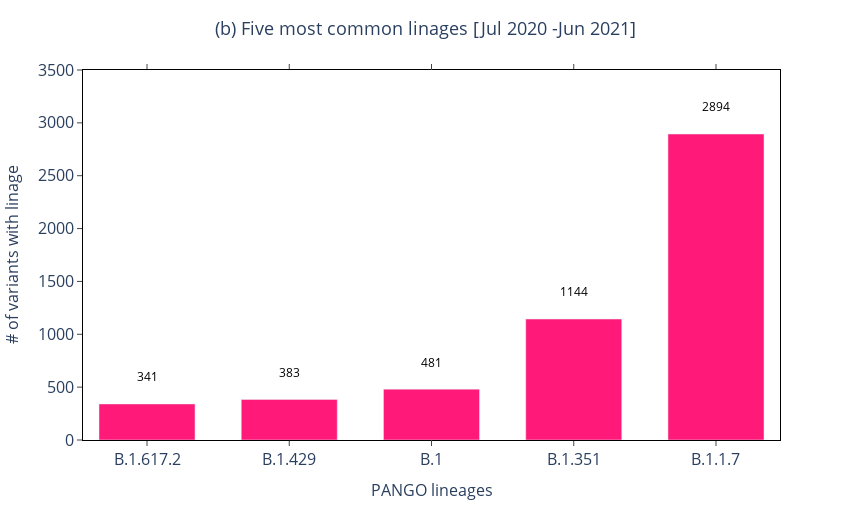

Notebook code cell kept with this figure:
### Code cell
import plotly.graph_objects as go
import plotly.tools as tls
from plotly.offline import plot, iplot, init_notebook_mode
from IPython.core.display import display, HTML
import pandas as pd
import numpy as np

init_notebook_mode(connected = True)
config={'showLink': False, 'displayModeBar': False}


labels_full = []
values_full = []
for i in reversed(c):
    label = i[0]
    value = i[1]
    labels_full.append(label)
    values_full.append(value)
    
# print(labels_full)
# print(values_full)


figb = go.Figure(data=[
    go.Bar(name='GISAID data', 
           x=labels_full, 
           y=values_full,
           marker_color="rgb(255, 25, 120)", 
           text = values_full,
           textposition = 'outside',
           texttemplate='%{text}<br> ',
           textfont=dict(
               size=12,
               color="black"),
           hovertemplate = "<b> Linage: </b> <i> %{x} </i>, <br><b> # variants: </b> <i> %{y} </i> <br>")
])


figb.update_layout(title = '(b) Five most common linages [Jul 2020 -Jun 2021]',
                  title_x = 0.5, 
                  xaxis_title='PANGO lineages',
                  xaxis=dict(range=[-0.45,4.45], 
                             mirror='all',
                             ticks='outside',
                             showline=True,
                             linecolor='#000',       
                             tickfont = dict(size=16)),
                  yaxis_title='# of variants with linage',
                  yaxis=dict(range=[0,3500], 
                             mirror=True,
                             ticks='outside', 
                             showline=True, 
                             linecolor='#000',
                             tickfont = dict(size=16)),
                  plot_bgcolor='#fff', 
                  width = 850, 
                  height = 510,
                  font = dict(size = 13),
                  margin=go.layout.Margin(l=70,
                                         r=70,
                                         b=70,
                                        t=70),
                   bargap=0.25,
                   bargroupgap=0.1)

iplot(figb,config=config)

### Figure 1 — Plotly figure (JSON) as saved in the notebook; plotly's stock layout.template omitted (floating-point values rounded to 4 significant figures)
{"data": [{"hovertemplate": "<b> Linage: </b> <i> %{x} </i>, <br><b> # variants: </b> <i> %{y} </i> <br>", "marker": {"color": "rgb(255, 25, 120)"}, "name": "GISAID data", "text": ["341", "383", "481", "1144", "2894"], "textfont": {"color": "black", "size": 12}, "textposition": "outside", "texttemplate": "%{text}<br> ", "type": "bar", "x": ["B.1.617.2", "B.1.429", "B.1", "B.1.351", "B.1.1.7"], "y": [341, 383, 481, 1144, 2894]}], "layout": {"bargap": 0.25, "bargroupgap": 0.1, "font": {"size": 13}, "height": 510, "margin": {"b": 70, "l": 70, "r": 70, "t": 70}, "plot_bgcolor": "#fff", "title": {"text": "(b) Five most common linages [Jul 2020 -Jun 2021]", "x": 0.5}, "width": 850, "xaxis": {"linecolor": "#000", "mirror": "all", "range": [-0.45, 4.45], "showline": true, "tickfont": {"size": 16}, "ticks": "outside", "title": {"text": "PANGO lineages"}}, "yaxis": {"linecolor": "#000", "mirror": true, "range": [0, 3500], "showline": true, "tickfont": {"size": 16}, "ticks": "outside", "title": {"text": "# of variants with linage"}}}}
